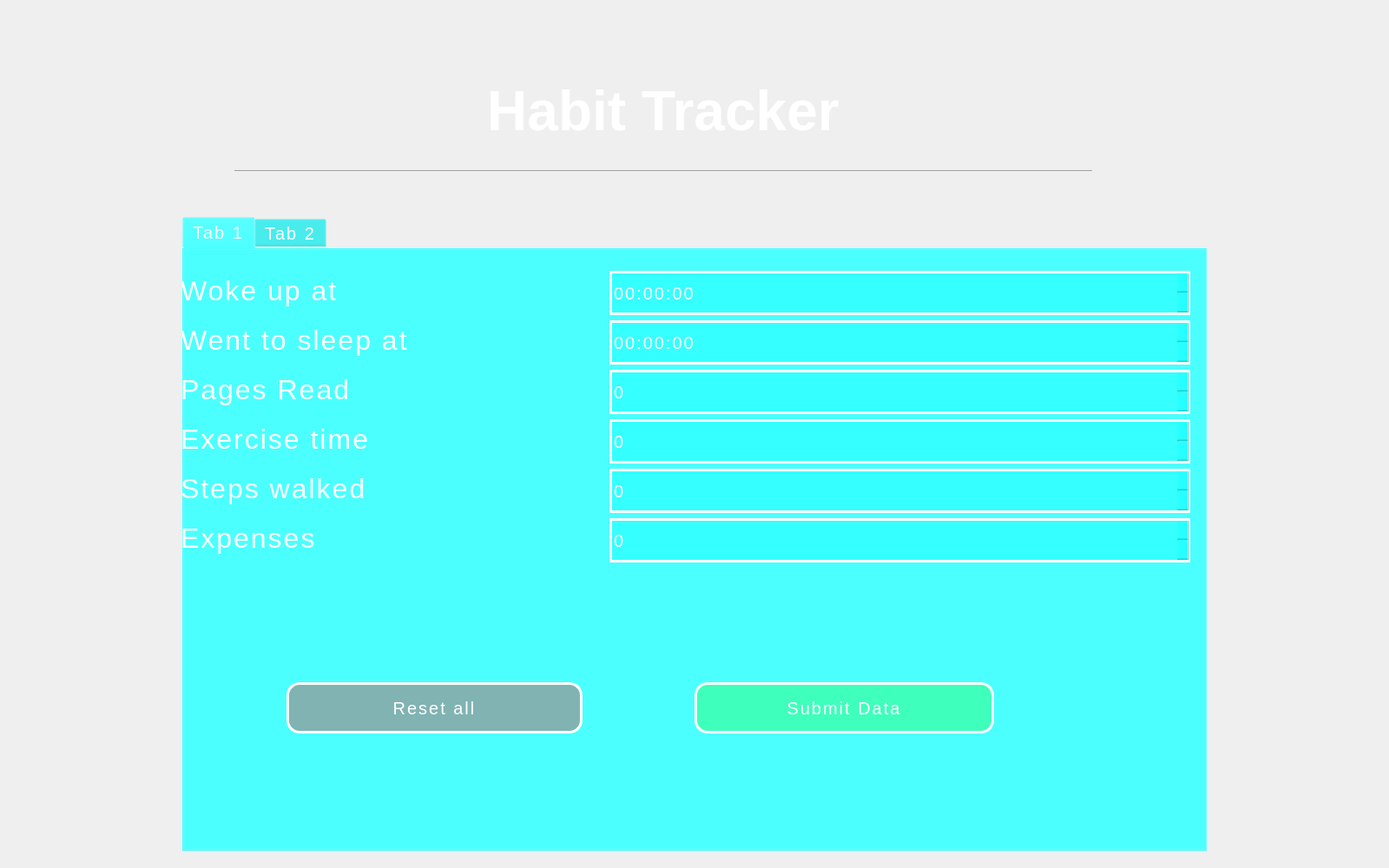
<?xml version="1.0" encoding="UTF-8"?>
<ui version="4.0">
 <class>HabitTrackerPage</class>
 <widget class="QWidget" name="HabitTrackerPage">
  <property name="geometry">
   <rect>
    <x>0</x>
    <y>0</y>
    <width>1600</width>
    <height>1000</height>
   </rect>
  </property>
  <property name="windowTitle">
   <string>Form</string>
  </property>
  <widget class="QLabel" name="label_5">
   <property name="geometry">
    <rect>
     <x>270</x>
     <y>90</y>
     <width>988</width>
     <height>133</height>
    </rect>
   </property>
   <property name="sizePolicy">
    <sizepolicy hsizetype="Preferred" vsizetype="Maximum">
     <horstretch>0</horstretch>
     <verstretch>0</verstretch>
    </sizepolicy>
   </property>
   <property name="styleSheet">
    <string notr="true"> position: relative;
  padding: 0;
  margin: 0;
  font-family: &quot;Raleway&quot;, sans-serif;
  font-weight: 300;
  font-size: 32px;
  color: white;
 text-align: center;
  text-transform: uppercase;
  padding-bottom: 5px;</string>
   </property>
   <property name="text">
    <string>&lt;h1&gt;Habit Tracker&lt;/h1&gt;
&lt;hr style=&quot;background-color:'cyan'&quot; width=80%/&gt;
</string>
   </property>
   <property name="alignment">
    <set>Qt::AlignmentFlag::AlignCenter</set>
   </property>
  </widget>
  <widget class="QTabWidget" name="tabWidget">
   <property name="geometry">
    <rect>
     <x>210</x>
     <y>250</y>
     <width>1181</width>
     <height>731</height>
    </rect>
   </property>
   <property name="styleSheet">
    <string notr="true">font-family: &quot;Open Sans&quot;, sans-serif;
  font-size: 20px;
  letter-spacing: 2px;
  text-decoration: none;
  text-transform: uppercase;
  color: white;
  cursor: pointer;


border-color: white;
background-color:rgba(0,255,255,0.01);
  padding: 0.25em 0.5em;
  box-shadow: 1px 1px 0px 0px, 2px 2px 0px 0px, 3px 3px 0px 0px, 4px 4px 0px 0px, 5px 5px 0px 0px;
  position: relative;
  user-select: none;
  -webkit-user-select: none;
  touch-action: manipulation;
height: 45;</string>
   </property>
   <property name="currentIndex">
    <number>0</number>
   </property>
   <widget class="QWidget" name="tab">
    <attribute name="title">
     <string>Tab 1</string>
    </attribute>
    <widget class="QWidget" name="formLayoutWidget">
     <property name="geometry">
      <rect>
       <x>-10</x>
       <y>0</y>
       <width>1171</width>
       <height>481</height>
      </rect>
     </property>
     <layout class="QFormLayout" name="formLayout">
      <item row="0" column="0">
       <spacer name="horizontalSpacer">
        <property name="orientation">
         <enum>Qt::Orientation::Horizontal</enum>
        </property>
        <property name="sizeType">
         <enum>QSizePolicy::Policy::Maximum</enum>
        </property>
        <property name="sizeHint" stdset="0">
         <size>
          <width>40</width>
          <height>20</height>
         </size>
        </property>
       </spacer>
      </item>
      <item row="1" column="0">
       <widget class="QLabel" name="label">
        <property name="sizePolicy">
         <sizepolicy hsizetype="Minimum" vsizetype="Preferred">
          <horstretch>0</horstretch>
          <verstretch>0</verstretch>
         </sizepolicy>
        </property>
        <property name="styleSheet">
         <string notr="true">
  padding: 0;
  margin: 0;
  font-family: &quot;Raleway&quot;, sans-serif;
  font-weight: 300;
  font-size: 32px;
  color: white;
 text-align: center;
  text-transform: uppercase;
  padding-bottom: 5px;
background-color: rgba(0,0,0,0);
border:0px;</string>
        </property>
        <property name="text">
         <string>Woke up at    </string>
        </property>
       </widget>
      </item>
      <item row="1" column="1">
       <widget class="QTimeEdit" name="wokeUpAtTimeEdit">
        <property name="styleSheet">
         <string notr="true">font-family: &quot;Open Sans&quot;, sans-serif;
  font-size: 20px;
  letter-spacing: 2px;
  text-decoration: none;
  text-transform: uppercase;
  color: white;
  cursor: pointer;
  border: 3px solid;
border-radius:152;
border-color: white;
background-color:rgba(0,255,255,0.3);
  padding: 0.25em 0.5em;
  box-shadow: 1px 1px 0px 0px, 2px 2px 0px 0px, 3px 3px 0px 0px, 4px 4px 0px 0px, 5px 5px 0px 0px;
  position: relative;
  user-select: none;
  -webkit-user-select: none;
  touch-action: manipulation;
height: 45;</string>
        </property>
       </widget>
      </item>
      <item row="2" column="0">
       <widget class="QLabel" name="label_2">
        <property name="styleSheet">
         <string notr="true">
  padding: 0;
  margin: 0;
  font-family: &quot;Raleway&quot;, sans-serif;
  font-weight: 300;
  font-size: 32px;
  color: white;
 text-align: center;
  text-transform: uppercase;
  padding-bottom: 5px;
background-color: rgba(0,0,0,0);
border:0px;</string>
        </property>
        <property name="text">
         <string>Went to sleep at                </string>
        </property>
       </widget>
      </item>
      <item row="2" column="1">
       <widget class="QTimeEdit" name="wenttoSleepAtTimeEdit">
        <property name="styleSheet">
         <string notr="true">font-family: &quot;Open Sans&quot;, sans-serif;
  font-size: 20px;
  letter-spacing: 2px;
  text-decoration: none;
  text-transform: uppercase;
  color: white;
  cursor: pointer;
  border: 3px solid;
border-radius:152;
border-color: white;
background-color:rgba(0,255,255,0.3);
  padding: 0.25em 0.5em;
  box-shadow: 1px 1px 0px 0px, 2px 2px 0px 0px, 3px 3px 0px 0px, 4px 4px 0px 0px, 5px 5px 0px 0px;
  position: relative;
  user-select: none;
  -webkit-user-select: none;
  touch-action: manipulation;
height: 45;</string>
        </property>
       </widget>
      </item>
      <item row="3" column="0">
       <widget class="QLabel" name="label_3">
        <property name="styleSheet">
         <string notr="true">
  padding: 0;
  margin: 0;
  font-family: &quot;Raleway&quot;, sans-serif;
  font-weight: 300;
  font-size: 32px;
  color: white;
 text-align: center;
  text-transform: uppercase;
  padding-bottom: 5px;
background-color: rgba(0,0,0,0);
border:0px;</string>
        </property>
        <property name="text">
         <string>Pages Read                          </string>
        </property>
       </widget>
      </item>
      <item row="3" column="1">
       <widget class="QSpinBox" name="pagesReadSpinBox">
        <property name="styleSheet">
         <string notr="true">font-family: &quot;Open Sans&quot;, sans-serif;
  font-size: 20px;
  letter-spacing: 2px;
  text-decoration: none;
  text-transform: uppercase;
  color: white;
  cursor: pointer;
  border: 3px solid;
border-radius:152;
border-color: white;
background-color:rgba(0,255,255,0.3);
  padding: 0.25em 0.5em;
  box-shadow: 1px 1px 0px 0px, 2px 2px 0px 0px, 3px 3px 0px 0px, 4px 4px 0px 0px, 5px 5px 0px 0px;
  position: relative;
  user-select: none;
  -webkit-user-select: none;
  touch-action: manipulation;
height: 45;</string>
        </property>
       </widget>
      </item>
      <item row="4" column="0">
       <widget class="QLabel" name="label_4">
        <property name="styleSheet">
         <string notr="true">
  padding: 0;
  margin: 0;
  font-family: &quot;Raleway&quot;, sans-serif;
  font-weight: 300;
  font-size: 32px;
  color: white;
 text-align: center;
  text-transform: uppercase;
  padding-bottom: 5px;
background-color: rgba(0,0,0,0);
border:0px;</string>
        </property>
        <property name="text">
         <string>Exercise time                     </string>
        </property>
       </widget>
      </item>
      <item row="4" column="1">
       <widget class="QSpinBox" name="exerciseTimeSpinBox">
        <property name="styleSheet">
         <string notr="true">font-family: &quot;Open Sans&quot;, sans-serif;
  font-size: 20px;
  letter-spacing: 2px;
  text-decoration: none;
  text-transform: uppercase;
  color: white;
  cursor: pointer;
  border: 3px solid;
border-radius:152;
border-color: white;
background-color:rgba(0,255,255,0.3);
  padding: 0.25em 0.5em;
  box-shadow: 1px 1px 0px 0px, 2px 2px 0px 0px, 3px 3px 0px 0px, 4px 4px 0px 0px, 5px 5px 0px 0px;
  position: relative;
  user-select: none;
  -webkit-user-select: none;
  touch-action: manipulation;
height: 45;</string>
        </property>
       </widget>
      </item>
      <item row="5" column="0">
       <widget class="QLabel" name="label_6">
        <property name="styleSheet">
         <string notr="true">
  padding: 0;
  margin: 0;
  font-family: &quot;Raleway&quot;, sans-serif;
  font-weight: 300;
  font-size: 32px;
  color: white;
 text-align: center;
  text-transform: uppercase;
  padding-bottom: 5px;
background-color: rgba(0,0,0,0);
border:0px;</string>
        </property>
        <property name="text">
         <string>Steps walked</string>
        </property>
       </widget>
      </item>
      <item row="5" column="1">
       <widget class="QSpinBox" name="stepsWalkedSpinBox">
        <property name="styleSheet">
         <string notr="true">font-family: &quot;Open Sans&quot;, sans-serif;
  font-size: 20px;
  letter-spacing: 2px;
  text-decoration: none;
  text-transform: uppercase;
  color: white;
  cursor: pointer;
  border: 3px solid;
border-radius:152;
border-color: white;
background-color:rgba(0,255,255,0.3);
  padding: 0.25em 0.5em;
  box-shadow: 1px 1px 0px 0px, 2px 2px 0px 0px, 3px 3px 0px 0px, 4px 4px 0px 0px, 5px 5px 0px 0px;
  position: relative;
  user-select: none;
  -webkit-user-select: none;
  touch-action: manipulation;
height: 45;</string>
        </property>
       </widget>
      </item>
      <item row="6" column="0">
       <widget class="QLabel" name="label_7">
        <property name="styleSheet">
         <string notr="true">
  padding: 0;
  margin: 0;
  font-family: &quot;Raleway&quot;, sans-serif;
  font-weight: 300;
  font-size: 32px;
  color: white;
 text-align: center;
  text-transform: uppercase;
  padding-bottom: 5px;
background-color: rgba(0,0,0,0);
border:0px;</string>
        </property>
        <property name="text">
         <string>Expenses</string>
        </property>
       </widget>
      </item>
      <item row="6" column="1">
       <widget class="QSpinBox" name="expensesSpinBox">
        <property name="styleSheet">
         <string notr="true">font-family: &quot;Open Sans&quot;, sans-serif;
  font-size: 20px;
  letter-spacing: 2px;
  text-decoration: none;
  text-transform: uppercase;
  color: white;
  cursor: pointer;
  border: 3px solid;
border-radius:152;
border-color: white;
background-color:rgba(0,255,255,0.3);
  padding: 0.25em 0.5em;
  box-shadow: 1px 1px 0px 0px, 2px 2px 0px 0px, 3px 3px 0px 0px, 4px 4px 0px 0px, 5px 5px 0px 0px;
  position: relative;
  user-select: none;
  -webkit-user-select: none;
  touch-action: manipulation;
height: 45;</string>
        </property>
       </widget>
      </item>
     </layout>
    </widget>
    <widget class="QPushButton" name="submitDataButton">
     <property name="geometry">
      <rect>
       <x>590</x>
       <y>500</y>
       <width>345</width>
       <height>59</height>
      </rect>
     </property>
     <property name="sizePolicy">
      <sizepolicy hsizetype="Maximum" vsizetype="Fixed">
       <horstretch>0</horstretch>
       <verstretch>0</verstretch>
      </sizepolicy>
     </property>
     <property name="styleSheet">
      <string notr="true">font-family: &quot;Open Sans&quot;, sans-serif;
  font-size: 20px;
  letter-spacing: 2px;
  text-decoration: none;
  text-transform: uppercase;
  color: white;
  cursor: pointer;
  border: 3px solid;
border-radius:15;
border-color: white;
background-color:rgba(30,255,30,0.3);
  padding: 0.25em 0.5em;
  box-shadow: 1px 1px 0px 0px, 2px 2px 0px 0px, 3px 3px 0px 0px, 4px 4px 0px 0px, 5px 5px 0px 0px;
  position: relative;
  user-select: none;
  -webkit-user-select: none;
  touch-action: manipulation;</string>
     </property>
     <property name="text">
      <string>Submit Data</string>
     </property>
    </widget>
    <widget class="QPushButton" name="resetAllButton">
     <property name="geometry">
      <rect>
       <x>120</x>
       <y>500</y>
       <width>341</width>
       <height>59</height>
      </rect>
     </property>
     <property name="sizePolicy">
      <sizepolicy hsizetype="Fixed" vsizetype="Fixed">
       <horstretch>0</horstretch>
       <verstretch>0</verstretch>
      </sizepolicy>
     </property>
     <property name="styleSheet">
      <string notr="true">font-family: &quot;Open Sans&quot;, sans-serif;
  font-size: 20px;
  letter-spacing: 2px;
  text-decoration: none;
  text-transform: uppercase;
  color: white;
  cursor: pointer;
  border: 3px solid;
border-radius:15;
border-color: white;
background-color:rgba(255,0,0,0.3);
  padding: 0.25em 0.5em;
  box-shadow: 1px 1px 0px 0px, 2px 2px 0px 0px, 3px 3px 0px 0px, 4px 4px 0px 0px, 5px 5px 0px 0px;
  position: relative;
  user-select: none;
  -webkit-user-select: none;
  touch-action: manipulation;</string>
     </property>
     <property name="text">
      <string>Reset all</string>
     </property>
    </widget>
   </widget>
   <widget class="QWidget" name="tab_2">
    <attribute name="title">
     <string>Tab 2</string>
    </attribute>
   </widget>
  </widget>
 </widget>
 <resources/>
 <connections/>
</ui>
